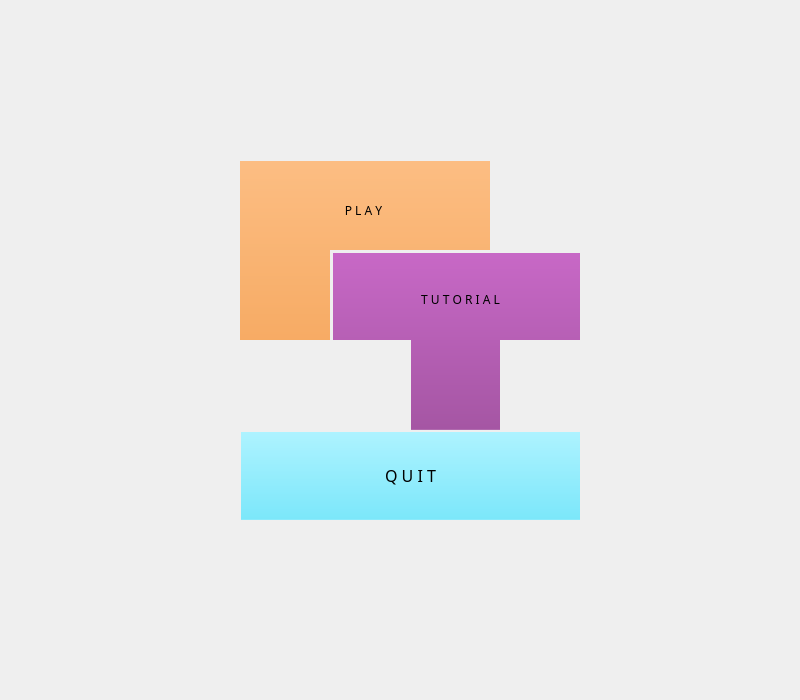
<?xml version="1.0" encoding="UTF-8"?>
<ui version="4.0">
 <class>MenuWindow</class>
 <widget class="QMainWindow" name="MenuWindow">
  <property name="geometry">
   <rect>
    <x>0</x>
    <y>0</y>
    <width>800</width>
    <height>700</height>
   </rect>
  </property>
  <property name="minimumSize">
   <size>
    <width>800</width>
    <height>700</height>
   </size>
  </property>
  <property name="maximumSize">
   <size>
    <width>800</width>
    <height>700</height>
   </size>
  </property>
  <property name="font">
   <font>
    <family>8514oem</family>
    <pointsize>12</pointsize>
   </font>
  </property>
  <property name="windowTitle">
   <string>T E T R I S</string>
  </property>
  <property name="windowIcon">
   <iconset theme="QIcon::ThemeIcon::GoHome"/>
  </property>
  <widget class="QWidget" name="centralwidget">
   <widget class="QPushButton" name="btnQuit">
    <property name="geometry">
     <rect>
      <x>220</x>
      <y>430</y>
      <width>381</width>
      <height>91</height>
     </rect>
    </property>
    <property name="font">
     <font>
      <family>8514oem</family>
      <pointsize>12</pointsize>
     </font>
    </property>
    <property name="cursor">
     <cursorShape>PointingHandCursor</cursorShape>
    </property>
    <property name="styleSheet">
     <string notr="true">background-color: rgb(81, 225, 252);</string>
    </property>
    <property name="text">
     <string>Q U I T</string>
    </property>
   </widget>
   <widget class="QLabel" name="label">
    <property name="geometry">
     <rect>
      <x>230</x>
      <y>60</y>
      <width>261</width>
      <height>101</height>
     </rect>
    </property>
    <property name="autoFillBackground">
     <bool>true</bool>
    </property>
    <property name="text">
     <string/>
    </property>
   </widget>
   <widget class="QLabel" name="label_2">
    <property name="geometry">
     <rect>
      <x>330</x>
      <y>250</y>
      <width>161</width>
      <height>111</height>
     </rect>
    </property>
    <property name="autoFillBackground">
     <bool>true</bool>
    </property>
    <property name="text">
     <string/>
    </property>
   </widget>
   <widget class="QLabel" name="label_3">
    <property name="geometry">
     <rect>
      <x>230</x>
      <y>340</y>
      <width>101</width>
      <height>20</height>
     </rect>
    </property>
    <property name="autoFillBackground">
     <bool>true</bool>
    </property>
    <property name="text">
     <string/>
    </property>
   </widget>
   <widget class="QLabel" name="label_4">
    <property name="geometry">
     <rect>
      <x>220</x>
      <y>60</y>
      <width>20</width>
      <height>291</height>
     </rect>
    </property>
    <property name="autoFillBackground">
     <bool>true</bool>
    </property>
    <property name="text">
     <string/>
    </property>
   </widget>
   <widget class="QLabel" name="label_5">
    <property name="geometry">
     <rect>
      <x>490</x>
      <y>60</y>
      <width>20</width>
      <height>291</height>
     </rect>
    </property>
    <property name="autoFillBackground">
     <bool>true</bool>
    </property>
    <property name="text">
     <string/>
    </property>
   </widget>
   <widget class="QLabel" name="label_6">
    <property name="geometry">
     <rect>
      <x>210</x>
      <y>410</y>
      <width>191</width>
      <height>16</height>
     </rect>
    </property>
    <property name="autoFillBackground">
     <bool>true</bool>
    </property>
    <property name="text">
     <string/>
    </property>
   </widget>
   <widget class="QLabel" name="label_7">
    <property name="geometry">
     <rect>
      <x>580</x>
      <y>250</y>
      <width>16</width>
      <height>191</height>
     </rect>
    </property>
    <property name="autoFillBackground">
     <bool>true</bool>
    </property>
    <property name="text">
     <string/>
    </property>
   </widget>
   <widget class="QLabel" name="label_8">
    <property name="geometry">
     <rect>
      <x>330</x>
      <y>250</y>
      <width>271</width>
      <height>3</height>
     </rect>
    </property>
    <property name="autoFillBackground">
     <bool>true</bool>
    </property>
    <property name="text">
     <string/>
    </property>
   </widget>
   <widget class="QLabel" name="label_9">
    <property name="geometry">
     <rect>
      <x>330</x>
      <y>250</y>
      <width>3</width>
      <height>181</height>
     </rect>
    </property>
    <property name="autoFillBackground">
     <bool>true</bool>
    </property>
    <property name="text">
     <string/>
    </property>
   </widget>
   <widget class="QLabel" name="label_10">
    <property name="geometry">
     <rect>
      <x>320</x>
      <y>340</y>
      <width>91</width>
      <height>91</height>
     </rect>
    </property>
    <property name="autoFillBackground">
     <bool>true</bool>
    </property>
    <property name="text">
     <string/>
    </property>
   </widget>
   <widget class="QLabel" name="label_11">
    <property name="geometry">
     <rect>
      <x>500</x>
      <y>340</y>
      <width>91</width>
      <height>91</height>
     </rect>
    </property>
    <property name="autoFillBackground">
     <bool>true</bool>
    </property>
    <property name="text">
     <string/>
    </property>
   </widget>
   <widget class="QLabel" name="label_13">
    <property name="geometry">
     <rect>
      <x>580</x>
      <y>430</y>
      <width>31</width>
      <height>111</height>
     </rect>
    </property>
    <property name="autoFillBackground">
     <bool>true</bool>
    </property>
    <property name="text">
     <string/>
    </property>
   </widget>
   <widget class="QLabel" name="label_14">
    <property name="geometry">
     <rect>
      <x>210</x>
      <y>430</y>
      <width>381</width>
      <height>2</height>
     </rect>
    </property>
    <property name="autoFillBackground">
     <bool>true</bool>
    </property>
    <property name="text">
     <string/>
    </property>
   </widget>
   <widget class="QLabel" name="label_12">
    <property name="geometry">
     <rect>
      <x>220</x>
      <y>420</y>
      <width>21</width>
      <height>181</height>
     </rect>
    </property>
    <property name="autoFillBackground">
     <bool>true</bool>
    </property>
    <property name="text">
     <string/>
    </property>
   </widget>
   <widget class="QLabel" name="label_15">
    <property name="geometry">
     <rect>
      <x>210</x>
      <y>520</y>
      <width>381</width>
      <height>21</height>
     </rect>
    </property>
    <property name="autoFillBackground">
     <bool>true</bool>
    </property>
    <property name="text">
     <string/>
    </property>
   </widget>
   <widget class="QPushButton" name="btnPlay">
    <property name="geometry">
     <rect>
      <x>228</x>
      <y>70</y>
      <width>271</width>
      <height>281</height>
     </rect>
    </property>
    <property name="font">
     <font>
      <family>8514oem</family>
      <pointsize>9</pointsize>
     </font>
    </property>
    <property name="cursor">
     <cursorShape>PointingHandCursor</cursorShape>
    </property>
    <property name="styleSheet">
     <string notr="true">background-color: rgb(246, 146, 48);</string>
    </property>
    <property name="text">
     <string>P L A Y</string>
    </property>
   </widget>
   <widget class="QPushButton" name="btnTutorial">
    <property name="geometry">
     <rect>
      <x>330</x>
      <y>250</y>
      <width>261</width>
      <height>181</height>
     </rect>
    </property>
    <property name="font">
     <font>
      <family>8514oem</family>
      <pointsize>9</pointsize>
     </font>
    </property>
    <property name="cursor">
     <cursorShape>PointingHandCursor</cursorShape>
    </property>
    <property name="styleSheet">
     <string notr="true">background-color: rgb(149, 54, 146);
text-align: top;
padding-top: 40px;</string>
    </property>
    <property name="text">
     <string>T U T O R I A L</string>
    </property>
   </widget>
   <zorder>btnPlay</zorder>
   <zorder>layoutWidget</zorder>
   <zorder>btnQuit</zorder>
   <zorder>label</zorder>
   <zorder>label_2</zorder>
   <zorder>label_4</zorder>
   <zorder>label_5</zorder>
   <zorder>btnTutorial</zorder>
   <zorder>label_6</zorder>
   <zorder>label_7</zorder>
   <zorder>label_8</zorder>
   <zorder>label_9</zorder>
   <zorder>label_10</zorder>
   <zorder>label_11</zorder>
   <zorder>label_13</zorder>
   <zorder>label_14</zorder>
   <zorder>label_12</zorder>
   <zorder>label_15</zorder>
   <zorder>label_3</zorder>
  </widget>
 </widget>
 <resources/>
 <connections/>
</ui>
